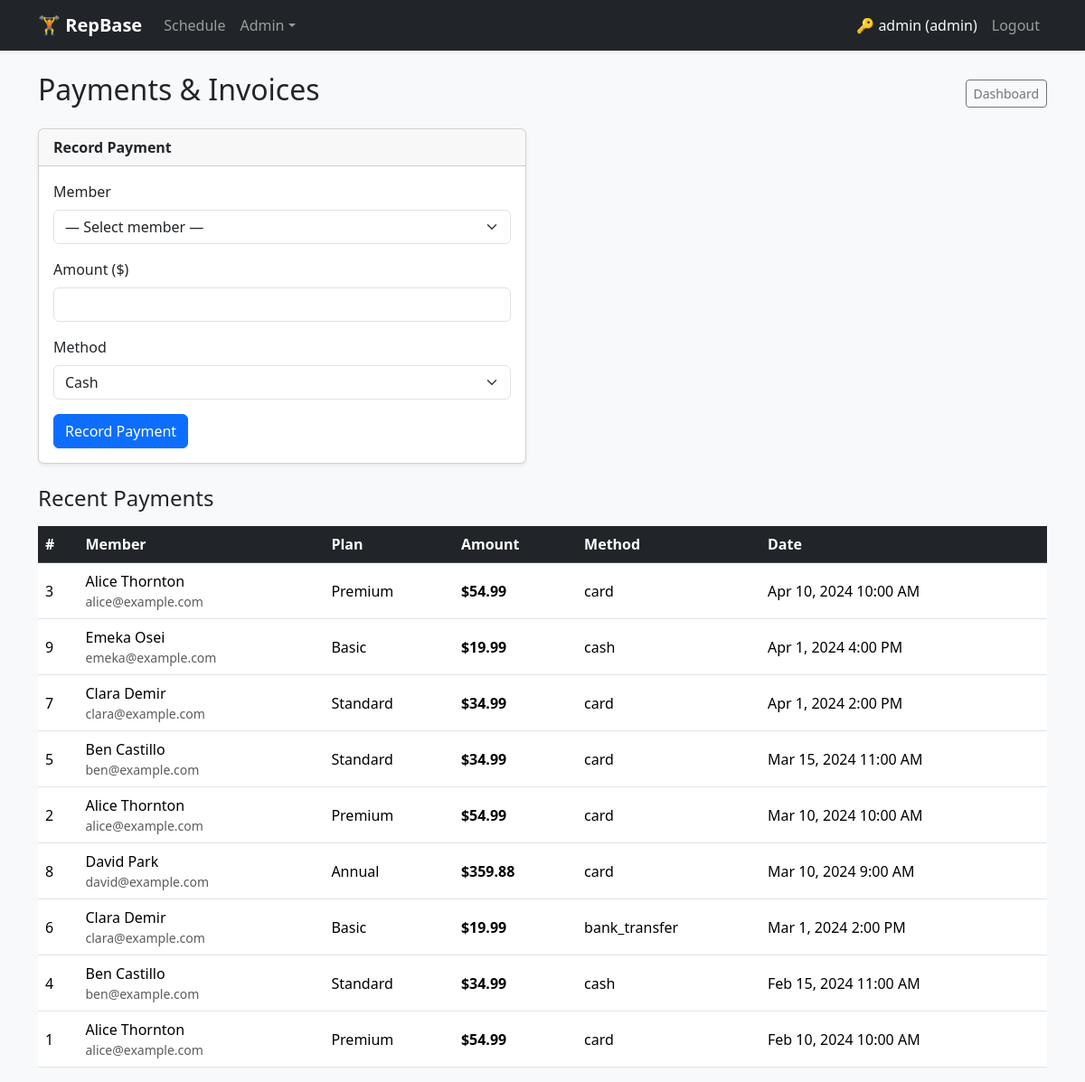
The app's page /admin_payments.php (signed in) with its own data.
### tables this page shows
CREATE TABLE payment (
    Payment_id    INT UNSIGNED AUTO_INCREMENT PRIMARY KEY,
    Member_id     INT UNSIGNED   NOT NULL,
    Membership_id INT UNSIGNED   NOT NULL,
    Amount        DECIMAL(8,2)   NOT NULL,
    PaidAt        DATETIME       NOT NULL DEFAULT CURRENT_TIMESTAMP,
    Method        ENUM('cash','card','bank_transfer') NOT NULL DEFAULT 'card',
    CONSTRAINT fk_pay_member     FOREIGN KEY (Member_id)     REFERENCES member     (Member_id)     ON DELETE CASCADE,
    CONSTRAINT fk_pay_membership FOREIGN KEY (Membership_id) REFERENCES membership (Membership_id) ON DELETE CASCADE
);

CREATE TABLE member (
    Member_id  INT UNSIGNED AUTO_INCREMENT PRIMARY KEY,
    Name       VARCHAR(120)  NOT NULL,
    Email      VARCHAR(180)  NOT NULL UNIQUE,
    Password   VARCHAR(255)  NOT NULL,
    Phone      VARCHAR(30)   DEFAULT NULL,
    JoinDate   DATE          NOT NULL DEFAULT (CURDATE())
);

CREATE TABLE plan (
    Plan_id      INT UNSIGNED AUTO_INCREMENT PRIMARY KEY,
    Name         VARCHAR(80)    NOT NULL,
    PriceMonthly DECIMAL(8,2)   NOT NULL,
    DurationDays INT UNSIGNED   NOT NULL
);

### admin_payments.php (the view, shortened to what this page needs)
<?php
require_once __DIR__ . '/helpers.php';
$db    = db();
$payments = $db->query("
    SELECT pay.Payment_id, pay.Amount, pay.PaidAt, pay.Method,
           mem.Name AS MemberName, mem.Email,
           p.Name AS PlanName
    FROM payment pay
    JOIN member mem ON mem.Member_id = pay.Member_id
    JOIN membership ms ON ms.Membership_id = pay.Membership_id
    JOIN plan p ON p.Plan_id = ms.Plan_id
    ORDER BY pay.PaidAt DESC
    LIMIT 50
")->fetchAll();
?>
<div class="container">
  <div class="d-flex justify-content-between align-items-center mb-3">
    <h2>Payments &amp; Invoices</h2>
    <a href="staff_dashboard.php" class="btn btn-outline-secondary btn-sm">Dashboard</a>
  </div>
  <div class="card shadow-sm mb-4" style="max-width:540px">
    <div class="card-header fw-bold">Record Payment</div>
    <div class="card-body">
      <form method="post">
        <div class="mb-3">
          <label class="form-label">Member</label>
          <select name="member_id" class="form-select" required>
            <option value="">— Select member —</option>
          </select>
        </div>
        <div class="mb-3">
          <label class="form-label">Amount ($)</label>
          <input type="number" name="amount" step="0.01" min="0.01" class="form-control" required>
        </div>
        <div class="mb-3">
          <label class="form-label">Method</label>
          <select name="method" class="form-select">
            <option value="cash">Cash</option>
          </select>
        </div>
        <button type="submit" class="btn btn-primary">Record Payment</button>
      </form>
    </div>
  </div>
  <h4 class="mb-3">Recent Payments</h4>
  <?php if (empty($payments)): ?>
    <p class="text-muted">No payments recorded yet.</p>
  <?php else: ?>
  <div class="table-responsive">
    <table class="table table-hover align-middle">
      <thead class="table-dark">
        <tr>
          <th>#</th>
          <th>Member</th>
          <th>Plan</th>
          <th>Amount</th>
          <th>Method</th>
          <th>Date</th>
        </tr>
      </thead>
      <tbody>
        <?php foreach ($payments as $pay): ?>
        <tr>
          <td><?= (int)$pay['Payment_id'] ?></td>
          <td>
            <?= e($pay['MemberName']) ?>
            <small class="text-muted d-block"><?= e($pay['Email']) ?></small>
          </td>
          <td><?= e($pay['PlanName']) ?></td>
          <td class="fw-semibold">$<?= number_format((float)$pay['Amount'], 2) ?></td>
          <td><?= e($pay['Method']) ?></td>
          <td><?= e(date('M j, Y g:i A', strtotime($pay['PaidAt']))) ?></td>
        </tr>
        <?php endforeach; ?>
      </tbody>
    </table>
  </div>
  <?php endif; ?>
</div>

### styles.css (style rules this page uses)
body { background-color: #f8f9fa; }

### records on screen
payment: Payment_id "3", Member.Name "Alice Thornton", Member.Email "alice@example.com", plan.Name "Premium", Amount "54.99", Method "card", PaidAt "Apr 10, 2024 10:00 AM"
payment: Payment_id "9", Member.Name "Emeka Osei", Member.Email "emeka@example.com", plan.Name "Basic", Amount "19.99", Method "cash", PaidAt "Apr 1, 2024 4:00 PM"
payment: Payment_id "7", Member.Name "Clara Demir", Member.Email "clara@example.com", plan.Name "Standard", Amount "34.99", Method "card", PaidAt "Apr 1, 2024 2:00 PM"
payment: Payment_id "5", Member.Name "Ben Castillo", Member.Email "ben@example.com", plan.Name "Standard", Amount "34.99", Method "card", PaidAt "Mar 15, 2024 11:00 AM"
payment: Payment_id "2", Member.Name "Alice Thornton", Member.Email "alice@example.com", plan.Name "Premium", Amount "54.99", Method "card", PaidAt "Mar 10, 2024 10:00 AM"
payment: Payment_id "8", Member.Name "David Park", Member.Email "david@example.com", plan.Name "Annual", Amount "359.88", Method "card", PaidAt "Mar 10, 2024 9:00 AM"
payment: Payment_id "6", Member.Name "Clara Demir", Member.Email "clara@example.com", plan.Name "Basic", Amount "19.99", Method "bank_transfer", PaidAt "Mar 1, 2024 2:00 PM"
payment: Payment_id "4", Member.Name "Ben Castillo", Member.Email "ben@example.com", plan.Name "Standard", Amount "34.99", Method "cash", PaidAt "Feb 15, 2024 11:00 AM"
payment: Payment_id "1", Member.Name "Alice Thornton", Member.Email "alice@example.com", plan.Name "Premium", Amount "54.99", Method "card", PaidAt "Feb 10, 2024 10:00 AM"

### other values on screen
APP_NAME "RepBase"
$_SESSION['staff_username'] "admin"
$role "admin"
